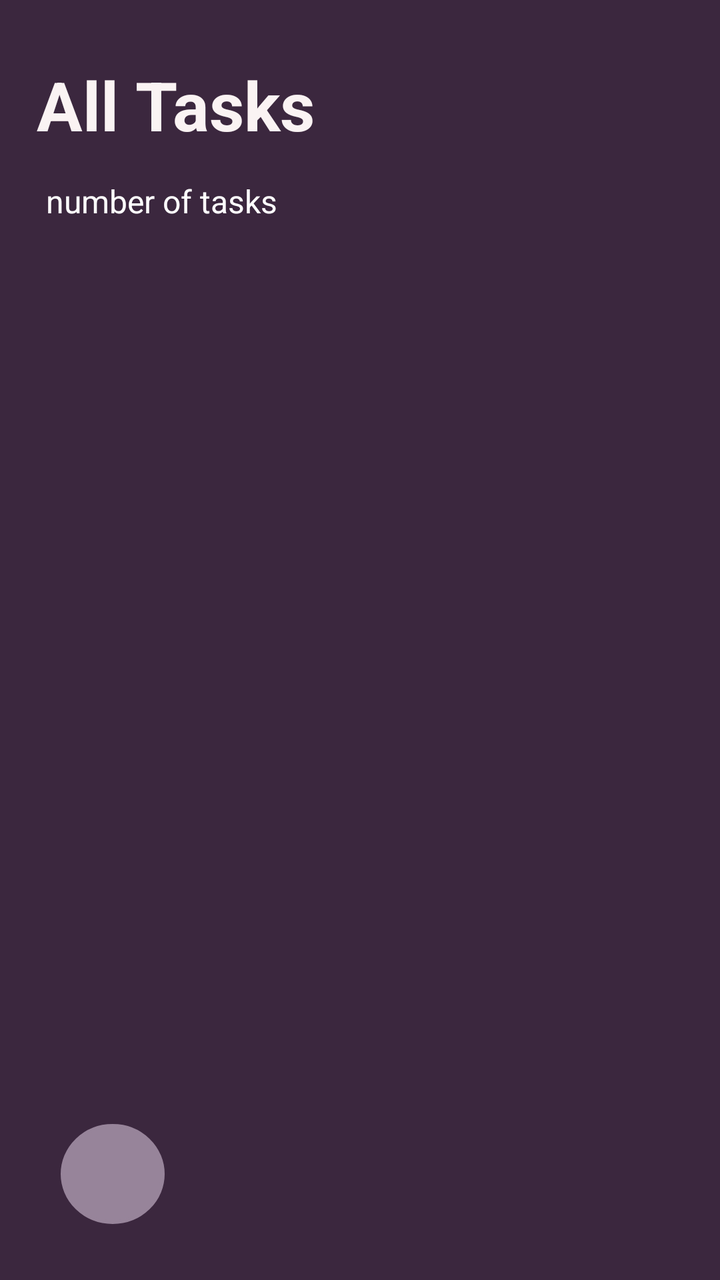
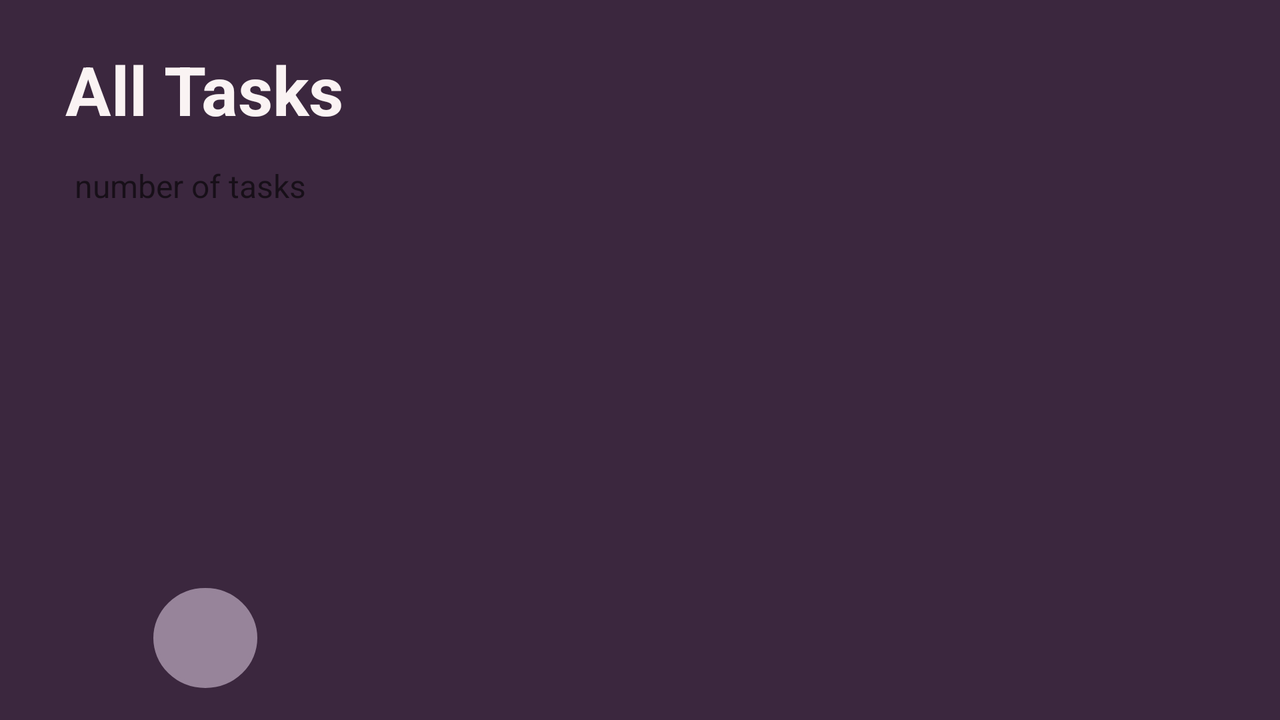

Two renders of one Android screen. The first uses the default layout on a phone; the second uses the alternative layout the repository ships for a different screen configuration, on a matching device. The two XML files are below.
<!-- AndroidManifest.xml: application theme Theme.RecyclerView -->
<!-- res/layout/activity_main.xml -->
<?xml version="1.0" encoding="utf-8"?>
<androidx.constraintlayout.widget.ConstraintLayout xmlns:android="http://schemas.android.com/apk/res/android"
    xmlns:app="http://schemas.android.com/apk/res-auto"
    xmlns:tools="http://schemas.android.com/tools"
    android:layout_width="match_parent"
    android:layout_height="match_parent"
    android:background="@color/background"
    android:backgroundTint="@color/background"
    tools:context=".MainActivity">

    <androidx.constraintlayout.widget.Guideline
        android:id="@+id/guideline"
        android:layout_width="wrap_content"
        android:layout_height="wrap_content"
        android:orientation="vertical"
        app:layout_constraintGuide_percent="0.05109489" />

    <androidx.constraintlayout.widget.Guideline
        android:id="@+id/guideline2"
        android:layout_width="wrap_content"
        android:layout_height="wrap_content"
        android:orientation="vertical"
        app:layout_constraintGuide_percent="0.95" />

    <androidx.constraintlayout.widget.Guideline
        android:id="@+id/guideline3"
        android:layout_width="wrap_content"
        android:layout_height="wrap_content"
        android:orientation="horizontal"
        app:layout_constraintGuide_percent="0.98" />

    <androidx.constraintlayout.widget.Guideline
        android:id="@+id/guideline4"
        android:layout_width="wrap_content"
        android:layout_height="wrap_content"
        android:orientation="horizontal"
        app:layout_constraintGuide_percent="0.027359782" />

    <TextView
        android:id="@+id/title"
        android:layout_width="153dp"
        android:layout_height="48dp"
        android:layout_marginTop="12dp"
        android:text="All Tasks"
        android:textColor="#FAF3F3"
        android:textColorLink="#E1D8D8"
        android:textSize="34sp"
        android:textStyle="bold"
        app:layout_constraintStart_toStartOf="@+id/guideline"
        app:layout_constraintTop_toTopOf="@+id/guideline4" />

    <TextView
        android:id="@+id/tasks_num"
        android:layout_width="wrap_content"
        android:layout_height="wrap_content"
        android:layout_marginTop="60dp"
        android:backgroundTint="@color/white"
        android:hint="number of tasks"
        android:textColor="#FFFFFF"
        android:textColorHint="@color/white"
        android:textSize="16sp"
        app:layout_constraintEnd_toEndOf="@+id/title"
        app:layout_constraintHorizontal_bias="0.126"
        app:layout_constraintStart_toStartOf="@+id/guideline"
        app:layout_constraintTop_toTopOf="@+id/title" />

    <androidx.constraintlayout.widget.Guideline
        android:id="@+id/guideline5"
        android:layout_width="wrap_content"
        android:layout_height="wrap_content"
        android:orientation="horizontal"
        app:layout_constraintGuide_percent="0.18" />

    <androidx.recyclerview.widget.RecyclerView
        android:id="@+id/tasksList"
        android:layout_width="373dp"
        android:layout_height="584dp"
        android:backgroundTint="@color/background"
        app:layout_constraintEnd_toStartOf="@+id/guideline2"
        app:layout_constraintHorizontal_bias="0.666"
        app:layout_constraintStart_toStartOf="@+id/guideline"
        app:layout_constraintTop_toTopOf="@+id/guideline5"
        tools:listitem="@layout/items_list" />

    <ImageButton
        android:id="@+id/addTask"
        android:layout_width="52dp"
        android:layout_height="50dp"
        android:layout_marginStart="12dp"
        android:layout_marginBottom="28dp"
        android:background="@drawable/circle"
        android:backgroundTint="@color/buttonColor"
        android:contentDescription="@string/name_icon"
        android:minHeight="48dp"
        app:layout_constraintBottom_toBottomOf="parent"
        app:layout_constraintStart_toStartOf="@+id/guideline"
        app:srcCompat="@drawable/ic_baseline_add_24" />

</androidx.constraintlayout.widget.ConstraintLayout>
<!-- resources referenced by this layout -->
<resources>
  <color name="background">#3B273E</color>
  <color name="buttonColor">#97849A</color>
  <color name="white">#FFFFFFFF</color>
  <!-- drawable circle (drawable) -->
  <?xml version="1.0" encoding="utf-8"?>
  <shape
      xmlns:android="http://schemas.android.com/apk/res/android"
      android:shape="oval">
      <stroke android:color="#D3CDCD"
          android:width="2dp"
          >
  
      </stroke>
  </shape>
  <string name="name_icon">add</string>
  <style name="Theme.RecyclerView" parent="Theme.AppCompat.DayNight.NoActionBar">
          
          <item name="colorPrimary">#0A5C55</item>
          <item name="colorPrimaryVariant">#763A7E</item>
          <item name="colorOnPrimary">@color/white</item>
          
          <item name="colorSecondary">#0E8378</item>
          <item name="colorSecondaryVariant">@color/teal_700</item>
          <item name="colorOnSecondary">@color/black</item>
          
          <item name="android:statusBarColor">?attr/colorPrimaryVariant</item>
          
      </style>
  <color name="teal_700">#FF018786</color>
  <color name="black">#FF000000</color>
</resources>
<!-- res/layout-land/activity_main.xml (the repository's variant of the layout above) -->
<!-- drawn on the phone turned sideways -->
<?xml version="1.0" encoding="utf-8"?>
<androidx.constraintlayout.widget.ConstraintLayout xmlns:android="http://schemas.android.com/apk/res/android"
    xmlns:app="http://schemas.android.com/apk/res-auto"
    xmlns:tools="http://schemas.android.com/tools"
    android:layout_width="match_parent"
    android:layout_height="match_parent"
    android:background="@color/background"
    tools:context=".MainActivity">

    <androidx.constraintlayout.widget.Guideline
        android:id="@+id/guideline"
        android:layout_width="wrap_content"
        android:layout_height="wrap_content"
        android:orientation="vertical"
        app:layout_constraintGuide_percent="0.05109489" />

    <androidx.constraintlayout.widget.Guideline
        android:id="@+id/guideline2"
        android:layout_width="wrap_content"
        android:layout_height="wrap_content"
        android:orientation="vertical"
        app:layout_constraintGuide_percent="0.95" />

    <androidx.constraintlayout.widget.Guideline
        android:id="@+id/guideline3"
        android:layout_width="wrap_content"
        android:layout_height="wrap_content"
        android:orientation="horizontal"
        app:layout_constraintGuide_percent="0.98" />

    <androidx.constraintlayout.widget.Guideline
        android:id="@+id/guideline4"
        android:layout_width="wrap_content"
        android:layout_height="wrap_content"
        android:orientation="horizontal"
        app:layout_constraintGuide_percent="0.027359782" />

    <TextView
        android:id="@+id/title"
        android:layout_width="153dp"
        android:layout_height="48dp"
        android:layout_marginTop="12dp"
        android:text="All Tasks"
        android:textColor="#FAF3F3"
        android:textColorLink="#E1D8D8"
        android:textSize="34sp"
        android:textStyle="bold"
        app:layout_constraintStart_toStartOf="@+id/guideline"
        app:layout_constraintTop_toTopOf="@+id/guideline4" />

    <TextView
        android:id="@+id/tasks_num"
        android:layout_width="wrap_content"
        android:layout_height="wrap_content"
        android:layout_marginTop="60dp"
        android:hint="number of tasks"
        android:textColor="#FFFFFF"
        android:textSize="16sp"
        app:layout_constraintEnd_toEndOf="@+id/title"
        app:layout_constraintHorizontal_bias="0.126"
        app:layout_constraintStart_toStartOf="@+id/guideline"
        app:layout_constraintTop_toTopOf="@+id/title" />

    <androidx.constraintlayout.widget.Guideline
        android:id="@+id/guideline5"
        android:layout_width="wrap_content"
        android:layout_height="wrap_content"
        android:orientation="horizontal"
        app:layout_constraintGuide_percent="0.18" />

    <androidx.recyclerview.widget.RecyclerView
        android:id="@+id/tasksList"
        android:layout_width="449dp"
        android:layout_height="300dp"
        app:layout_constraintEnd_toEndOf="parent"
        app:layout_constraintStart_toStartOf="parent"
        app:layout_constraintTop_toTopOf="@+id/guideline5"
        tools:listitem="@layout/items_list" />

    <ImageButton
        android:id="@+id/addTask"
        android:layout_width="52dp"
        android:layout_height="50dp"
        android:layout_marginStart="44dp"
        android:layout_marginBottom="16dp"
        android:background="@drawable/circle"
        android:backgroundTint="@color/buttonColor"
        android:contentDescription="@string/name_icon"
        android:minHeight="48dp"
        app:layout_constraintBottom_toBottomOf="parent"
        app:layout_constraintStart_toStartOf="@+id/guideline"
        app:srcCompat="@drawable/ic_baseline_add_24" />

    <ImageView
        android:id="@+id/deleteBtn"
        android:layout_width="73dp"
        android:layout_height="62dp"
        android:layout_marginStart="448dp"
        android:layout_marginTop="4dp"
        android:background="@drawable/ic_baseline_delete_forever_24"
        android:backgroundTint="@color/buttonColor"
        app:layout_constraintStart_toEndOf="@+id/addTask"
        app:layout_constraintTop_toTopOf="@+id/addTask"
        app:srcCompat="@drawable/ic_baseline_add_24" />
</androidx.constraintlayout.widget.ConstraintLayout>
<!-- resources referenced by the variant -->
<!-- as the phone turned sideways resolves them -->
<resources>
  <color name="background">#3B273E</color>
  <color name="buttonColor">#97849A</color>
  <!-- drawable circle (drawable) -->
  <?xml version="1.0" encoding="utf-8"?>
  <shape
      xmlns:android="http://schemas.android.com/apk/res/android"
      android:shape="oval">
      <stroke android:color="#D3CDCD"
          android:width="2dp"
          >
  
      </stroke>
  </shape>
  <string name="name_icon">add</string>
  <style name="Theme.RecyclerView" parent="Theme.AppCompat.DayNight.NoActionBar">
          
          <item name="colorPrimary">#0A5C55</item>
          <item name="colorPrimaryVariant">#763A7E</item>
          <item name="colorOnPrimary">@color/white</item>
          
          <item name="colorSecondary">#0E8378</item>
          <item name="colorSecondaryVariant">@color/teal_700</item>
          <item name="colorOnSecondary">@color/black</item>
          
          <item name="android:statusBarColor">?attr/colorPrimaryVariant</item>
          
      </style>
  <color name="white">#FFFFFFFF</color>
  <color name="teal_700">#FF018786</color>
  <color name="black">#FF000000</color>
</resources>
